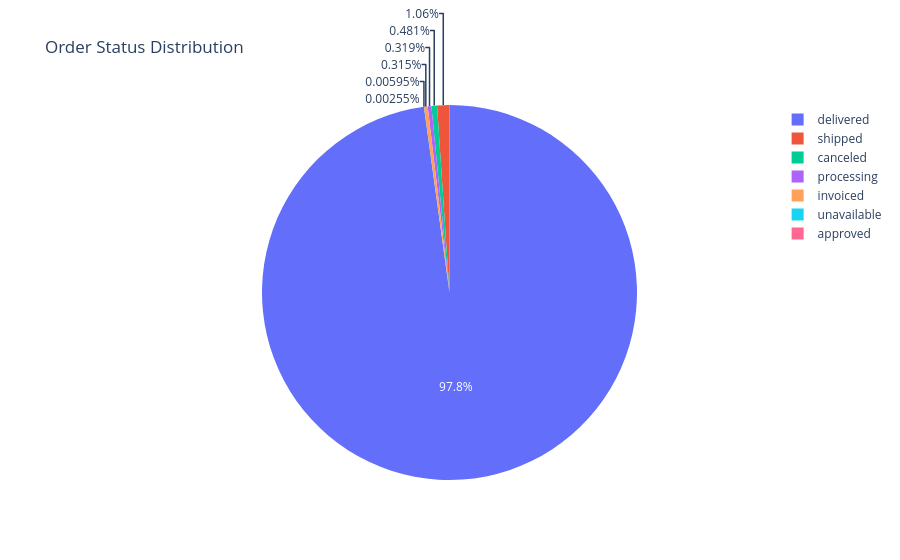

The cell this chart's notebook holds for it:
### Code cell
fig = px.pie(
    order_status,
    names="order_status",
    values="count",
    title="Order Status Distribution"
)

fig.show()

### Figure 1 — Plotly figure (JSON) as saved in the notebook; plotly's stock layout.template omitted (floating-point values rounded to 4 significant figures)
{"data": [{"domain": {"x": [0, 1], "y": [0, 1]}, "hovertemplate": "order_status=%{label}<br>count=%{value}<extra></extra>", "labels": ["delivered", "shipped", "canceled", "processing", "invoiced", "unavailable", "approved"], "legendgroup": "", "name": "", "showlegend": true, "type": "pie", "values": [115038, 1244, 566, 375, 371, 7, 3]}], "layout": {"legend": {"tracegroupgap": 0}, "title": {"text": "Order Status Distribution"}}}
